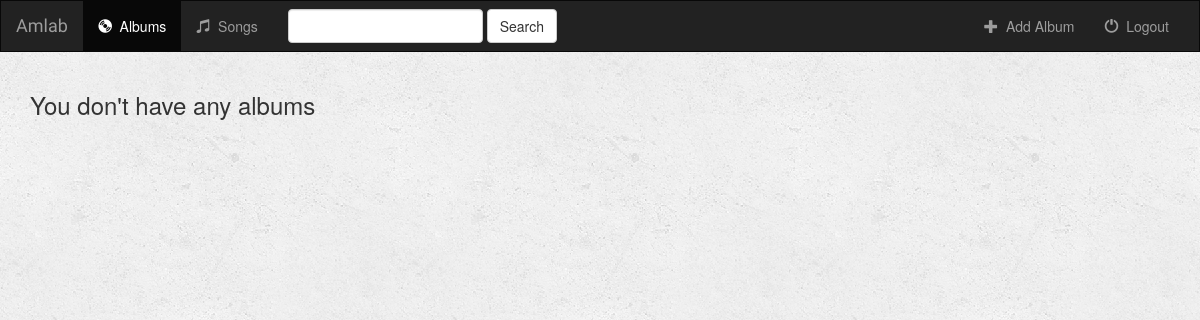
Before: /music/ with the older database file.
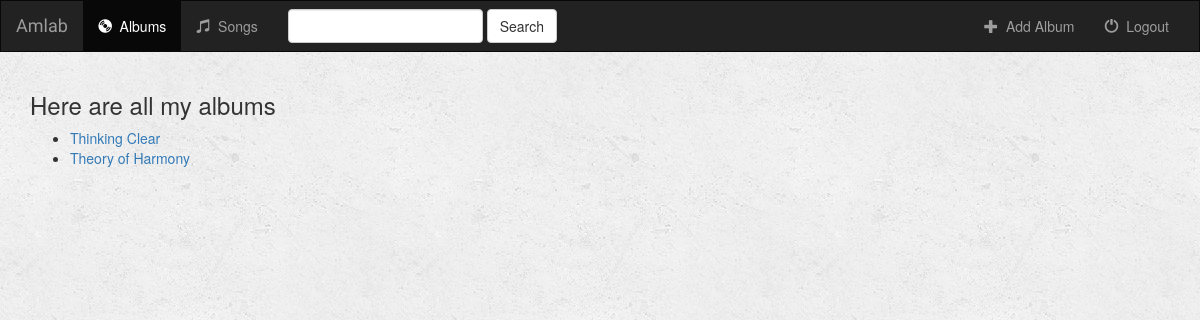
After: the same page with the newer database file.
### music/models.py (models this page shows, shortened)
class Album(models.Model):
    artist = models.CharField(max_length=250)
    album_title = models.CharField(max_length=500)
    genge = models.CharField(max_length=100)
    album_logo = models.CharField(max_length=1000)

### music/views.py (the view)
def index(request):
    all_albums = Album.objects.all()
    return render(request, 'music/index.html', {'all_albums': all_albums})

### music/templates/music/index.html
{% extends 'music/base.html' %}
{% block content %}
    {% if all_albums %}
        <h3>Here are all my albums</h3>
        <ul>
            {% for album in all_albums %}
            <li><a href="{% url 'music:detail' album.id %}">{{ album.album_title }}</a></li>
            {% endfor %}
        </ul>
    {% else %}
        <h3>You don't have any albums</h3>
    {% endif %}
{% endblock %}

Changed rows visible on the page:
added Album: album_title "Thinking Clear"
added Album: album_title "Theory of Harmony"
Other visible differences:
text no longer shown: "You don't have any albums"
text now shown: "Here are all my albums"
